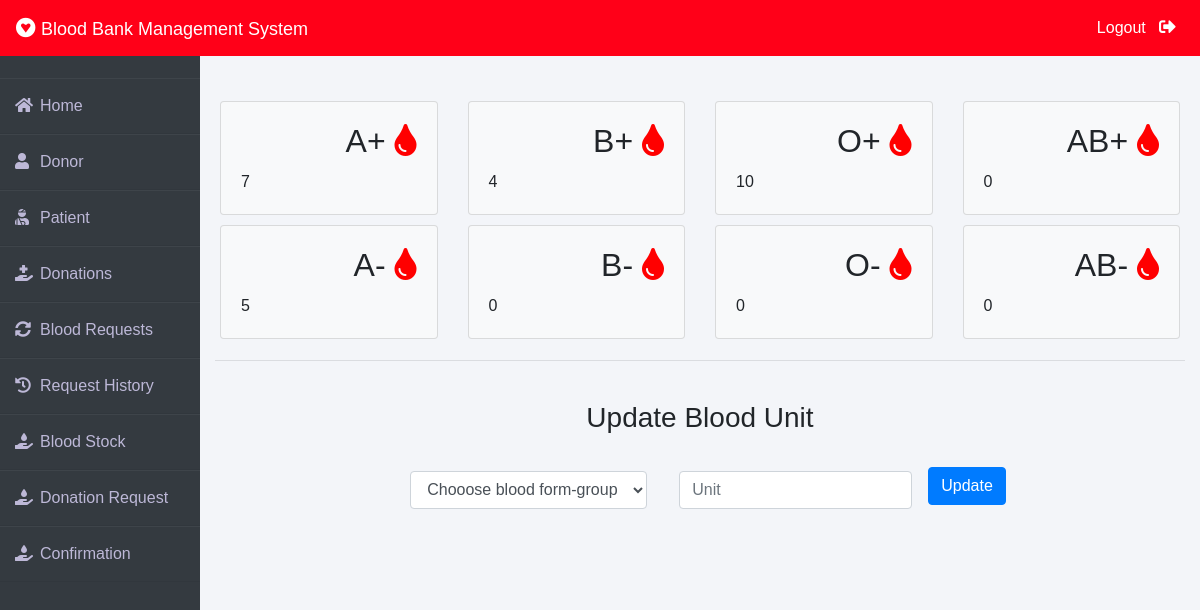
/admin-blood (signed in), run on the app's committed database.
### blood/models.py (models this page shows, shortened)
class Stock(models.Model):
    bloodgroup = models.CharField(max_length=5, choices=[(blood.value, blood.name) for blood in BloodGroup])
    unit = models.PositiveIntegerField(default=0)

### blood/views.py (the view, shortened to what this page needs)
# urls.py: path('admin-blood', views.admin_blood_view,name='admin-blood'),
@login_required(login_url='adminlogin')
def admin_blood_view(request):
    dict={
        'bloodForm':BloodForm(),
        'A1':Stock.objects.get(bloodgroup="A+"),
        'A2':Stock.objects.get(bloodgroup="A-"),
        'B1':Stock.objects.get(bloodgroup="B+"),
        'B2':Stock.objects.get(bloodgroup="B-"),
        'AB1':Stock.objects.get(bloodgroup="AB+"),
        'AB2':Stock.objects.get(bloodgroup="AB-"),
        'O1':Stock.objects.get(bloodgroup="O+"),
        'O2':Stock.objects.get(bloodgroup="O-"),
    }
    return render(request,'blood/admin_blood.html',context=dict)

### blood/forms.py
class BloodForm(forms.ModelForm):
    class Meta:
        model=Stock
        fields=['bloodgroup','unit']

### blood/templates/blood/admin_blood.html (shortened to what this page needs)
{% extends "blood/adminbase.html" %} {% block content %} {% load static %}
<br /><br />
<div class="container">
  <div class="row">
    <div class="col-sm-3">
      <div class="card bg-light">
        <div class="card-body">
          <div class="blood">
            <h2>A+ <i class="fas fa-tint"></i></h2>
          </div>
          <br /><br />
          <div>{{A1.unit}}</div>
        </div>
      </div>
    </div>
    <div class="col-sm-3">
      <div class="card bg-light">
        <div class="card-body">
          <div class="blood">
            <h2>B+ <i class="fas fa-tint"></i></h2>
          </div>
          <br /><br />
          <div>{{B1.unit}}</div>
        </div>
      </div>
    </div>
    <div class="col-sm-3">
      <div class="card bg-light">
        <div class="card-body">
          <div class="blood">
            <h2>O+ <i class="fas fa-tint"></i></h2>
          </div>
          <br /><br />
          <div>{{O1.unit}}</div>
        </div>
      </div>
    </div>
    <div class="col-sm-3">
      <div class="card bg-light">
        <div class="card-body">
          <div class="blood">
            <h2>AB+ <i class="fas fa-tint"></i></h2>
          </div>
          <br /><br />
          <div>{{AB1.unit}}</div>
        </div>
      </div>
    </div>
  </div>
  <div class="row">
    <div class="col-sm-3">
      <div class="card bg-light">
        <div class="card-body">
          <div class="blood">
            <h2>A- <i class="fas fa-tint"></i></h2>
          </div>
          <br /><br />
          <div>{{A2.unit}}</div>
        </div>
      </div>
    </div>
    <div class="col-sm-3">
      <div class="card bg-light">
        <div class="card-body">
          <div class="blood">
            <h2>B- <i class="fas fa-tint"></i></h2>
          </div>
          <br /><br />
          <div>{{B2.unit}}</div>
        </div>
      </div>
    </div>
    <div class="col-sm-3">
      <div class="card bg-light">
        <div class="card-body">
          <div class="blood">
            <h2>O- <i class="fas fa-tint"></i></h2>
          </div>
          <br /><br />
          <div>{{O2.unit}}</div>
        </div>
      </div>
    </div>
    <div class="col-sm-3">
      <div class="card bg-light">
        <div class="card-body">
          <div class="blood">
            <h2>AB- <i class="fas fa-tint"></i></h2>
          </div>
          <br /><br />
          <div>{{AB2.unit}}</div>
        </div>
      </div>
    </div>
  </div>
  <hr />
  <br />
  <h3 class="text-center">Update Blood Unit</h3>
  <br />
  <div class="xyz">
    <form class="form-inline" method="post">
      <div class="form-group mx-sm-3 mb-6">
        <select name="bloodgroup" class="form-control">
          <option disabled="disabled" selected="selected">
            Chooose blood form-group
          </option>
        </select>
      </div>
      <div class="form-group mx-sm-3 mb-6">
        <input
          type="number"
          class="form-control"
          name="unit"
          placeholder="Unit"
        />
      </div>
      <button type="submit" class="btn btn-primary mb-2">Update</button>
    </form>
  </div>
</div>
 {% endblock content %}

### blood/templates/blood/adminbase.html (style rules this page uses)
.row { padding: 5px; }
.fa-tint { color: red; }
.blood { float: right; }
.xyz { color: blue; font-size: 3ex; }
* { margin: 0; padding: 0; box-sizing: border-box; list-style: none; text-decoration: none; font-family: 'Josefin Sans', sans-serif; }
body { background-color: #f3f5f9; }

### blood/templates/blood/admin_blood.html (style rules this page uses)
.xyz { display: table; margin-left: auto; margin-right: auto; }

### data on the page
Stock: unit "7"
Stock: unit "4"
Stock: unit "10"
Stock: unit "0"
Stock: unit "5"
Stock: unit "0"
Stock: unit "0"
Stock: unit "0"
